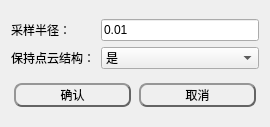
<?xml version="1.0" encoding="UTF-8"?>
<ui version="4.0">
 <class>UniformSamplingDlgClass</class>
 <widget class="QWidget" name="UniformSamplingDlgClass">
  <property name="geometry">
   <rect>
    <x>0</x>
    <y>0</y>
    <width>270</width>
    <height>127</height>
   </rect>
  </property>
  <property name="windowTitle">
   <string>均匀采样</string>
  </property>
  <layout class="QGridLayout" name="gridLayout_2">
   <item row="0" column="0">
    <layout class="QGridLayout" name="gridLayout">
     <item row="0" column="0">
      <widget class="QLabel" name="label">
       <property name="text">
        <string>采样半径：</string>
       </property>
      </widget>
     </item>
     <item row="0" column="1">
      <widget class="QLineEdit" name="Radius">
       <property name="text">
        <string>0.01</string>
       </property>
      </widget>
     </item>
     <item row="1" column="0">
      <widget class="QLabel" name="label_5">
       <property name="text">
        <string>保持点云结构：</string>
       </property>
      </widget>
     </item>
     <item row="1" column="1">
      <widget class="QComboBox" name="KeepOrganized">
       <item>
        <property name="text">
         <string>是</string>
        </property>
       </item>
       <item>
        <property name="text">
         <string>否</string>
        </property>
       </item>
      </widget>
     </item>
    </layout>
   </item>
   <item row="1" column="0">
    <layout class="QHBoxLayout" name="horizontalLayout">
     <item>
      <spacer name="horizontalSpacer">
       <property name="orientation">
        <enum>Qt::Horizontal</enum>
       </property>
       <property name="sizeHint" stdset="0">
        <size>
         <width>40</width>
         <height>20</height>
        </size>
       </property>
      </spacer>
     </item>
     <item>
      <widget class="QPushButton" name="btn_ok">
       <property name="minimumSize">
        <size>
         <width>117</width>
         <height>24</height>
        </size>
       </property>
       <property name="maximumSize">
        <size>
         <width>117</width>
         <height>16777215</height>
        </size>
       </property>
       <property name="styleSheet">
        <string notr="true">QPushButton{
	color: rgb(0, 0, 0);
	background-color: rgba(255, 255, 255,0);
	border:2px outset rgb(100, 100, 100);
	border-radius:8px;
  	text-align: center center;
} 

/*鼠标放在按钮上方*/
QPushButton:hover:enabled {
	background-color: rgba(255, 255, 255,150);
	border:2px outset rgba(100, 100, 100,150);
} 

/*鼠标点击按钮*/
QPushButton:pressed:enabled {
	background-color: rgba(255, 255, 255,255);
	border:4px outset rgba(100, 100, 100,255);
}

QPushButton:enabled{ 
	color: rgb(0, 0, 0);
	background-color: rgba(255, 255, 255,0);
	border:2px outset rgb(100, 100, 100);
}

QPushButton:disabled{ 
	color: rgb(150, 150, 150);
	background-color: rgba(150, 150, 150,0);
	border:2px outset rgb(100, 100, 100);
}</string>
       </property>
       <property name="text">
        <string>确认</string>
       </property>
      </widget>
     </item>
     <item>
      <spacer name="horizontalSpacer_2">
       <property name="orientation">
        <enum>Qt::Horizontal</enum>
       </property>
       <property name="sizeHint" stdset="0">
        <size>
         <width>40</width>
         <height>20</height>
        </size>
       </property>
      </spacer>
     </item>
     <item>
      <widget class="QPushButton" name="btn_cancel">
       <property name="minimumSize">
        <size>
         <width>117</width>
         <height>24</height>
        </size>
       </property>
       <property name="styleSheet">
        <string notr="true">QPushButton{
	color: rgb(0, 0, 0);
	background-color: rgba(255, 255, 255,0);
	border:2px outset rgb(100, 100, 100);
	border-radius:8px;
  	text-align: center center;
} 

/*鼠标放在按钮上方*/
QPushButton:hover:enabled {
	background-color: rgba(255, 255, 255,150);
	border:2px outset rgba(100, 100, 100,150);
} 

/*鼠标点击按钮*/
QPushButton:pressed:enabled {
	background-color: rgba(255, 255, 255,255);
	border:4px outset rgba(100, 100, 100,255);
}

QPushButton:enabled{ 
	color: rgb(0, 0, 0);
	background-color: rgba(255, 255, 255,0);
	border:2px outset rgb(100, 100, 100);
}

QPushButton:disabled{ 
	color: rgb(150, 150, 150);
	background-color: rgba(150, 150, 150,0);
	border:2px outset rgb(100, 100, 100);
}</string>
       </property>
       <property name="text">
        <string>取消</string>
       </property>
      </widget>
     </item>
     <item>
      <spacer name="horizontalSpacer_3">
       <property name="orientation">
        <enum>Qt::Horizontal</enum>
       </property>
       <property name="sizeHint" stdset="0">
        <size>
         <width>40</width>
         <height>20</height>
        </size>
       </property>
      </spacer>
     </item>
    </layout>
   </item>
  </layout>
 </widget>
 <layoutdefault spacing="6" margin="11"/>
 <resources/>
 <connections/>
</ui>
